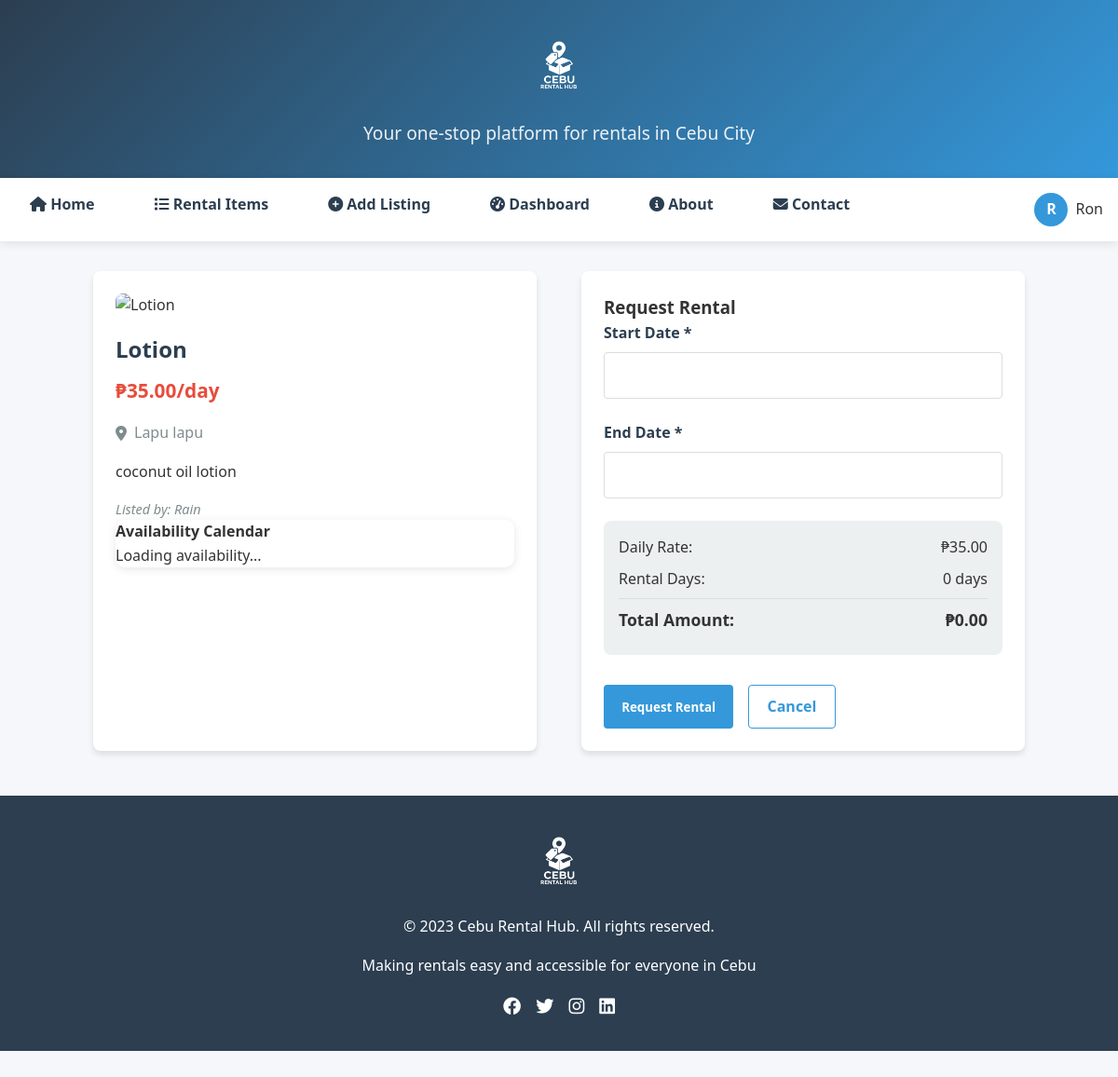
Page /rent/3 (signed in) on the committed database.
### app.py (models this page shows, shortened)
class User(UserMixin, db.Model):
    id = db.Column(db.Integer, primary_key=True)
    username = db.Column(db.String(80), unique=True, nullable=False)
    email = db.Column(db.String(120), unique=True, nullable=False)
    password = db.Column(db.String(200), nullable=False)
    phone = db.Column(db.String(20))
    created_at = db.Column(db.DateTime, default=datetime.utcnow)

class RentalItem(db.Model):
    id = db.Column(db.Integer, primary_key=True)
    title = db.Column(db.String(200), nullable=False)
    description = db.Column(db.Text, nullable=False)
    price = db.Column(db.Float, nullable=False)
    location = db.Column(db.String(100), nullable=False)
    category = db.Column(db.String(50), nullable=False)
    image_filename = db.Column(db.String(300))
    owner_id = db.Column(db.Integer, db.ForeignKey('user.id'), nullable=False)
    created_at = db.Column(db.DateTime, default=datetime.utcnow)
    is_available = db.Column(db.Boolean, default=True)
    owner = db.relationship('User', backref=db.backref('items', lazy=True))
    @property
    def image_url(self):
        if self.image_filename:
            return url_for('uploaded_file', filename=self.image_filename)
        return url_for('static', filename='images/default-item.jpg')

### app.py (the view, shortened to what this page needs)
@app.route('/rent/<int:item_id>', methods=['GET', 'POST'])
@login_required
def rent_item(item_id):
    item = RentalItem.query.get_or_404(item_id)
    available_dates = get_available_dates(item_id)
    today = datetime.now().date().isoformat()
    return render_template('rent_item.html', item=item, available_dates=available_dates, today=today)

### app.py (called while the page is built)
@app.context_processor
def utility_processor():
    return dict(get_available_dates_count=get_available_dates_count)

@login_manager.user_loader
def load_user(user_id):
    return User.query.get(int(user_id))

def get_available_dates(item_id, months=6):
    start_date = datetime.now().date()
    end_date = start_date + timedelta(days=30 * months)
    blocked_dates = BlockedDate.query.filter(
        BlockedDate.item_id == item_id,
        BlockedDate.date >= start_date,
        BlockedDate.date <= end_date
    ).all()
    blocked_dates_set = {bd.date for bd in blocked_dates}
    available_dates = []
    current_date = start_date
    while current_date <= end_date:
        if current_date not in blocked_dates_set:
            available_dates.append(current_date.isoformat())
        current_date += timedelta(days=1)
    return available_dates

### templates/rent_item.html (shortened to what this page needs)
{% extends "base.html" %}
{% block content %}
<div class="container">
    <div class="rent-item-container">
        <div class="item-preview">
            <img src="{{ item.image_url }}" alt="{{ item.title }}">
            <h2>{{ item.title }}</h2>
            <p class="item-price">₱{{ "%.2f"|format(item.price) }}/day</p>
            <p class="item-location"><i class="fas fa-map-marker-alt"></i> {{ item.location }}</p>
            <p class="item-description">{{ item.description }}</p>
            <p class="item-owner">Listed by: {{ item.owner.username }}</p>
            <div class="availability-calendar">
                <h4>Availability Calendar</h4>
                <div id="calendarPreview">
                    <p>Loading availability...</p>
                </div>
            </div>
        </div>
        <div class="rental-form-container">
            <h3>Request Rental</h3>
            <form method="POST" class="rental-form" id="rentalForm">
                <div class="form-group">
                    <label for="start_date">Start Date *</label>
                    <input type="text" id="start_date" name="start_date" required readonly>
                </div>
                <div class="form-group">
                    <label for="end_date">End Date *</label>
                    <input type="text" id="end_date" name="end_date" required readonly>
                </div>
                <div class="price-summary">
                    <div class="summary-line">
                        <span>Daily Rate:</span>
                        <span>₱{{ "%.2f"|format(item.price) }}</span>
                    </div>
                    <div class="summary-line">
                        <span>Rental Days:</span>
                        <span id="days-count">0 days</span>
                    </div>
                    <div class="summary-line total">
                        <span>Total Amount:</span>
                        <span id="total-price">₱0.00</span>
                    </div>
                </div>
                <div class="form-actions">
                    <button type="submit" class="btn btn-primary" id="submitBtn">Request Rental</button>
                    <a href="{{ url_for('items') }}" class="btn btn-outline">Cancel</a>
                </div>
            </form>
        </div>
    </div>
</div>
{% endblock %}

### templates/base.html (shortened to what this page needs)
<!DOCTYPE html>
<html lang="en">
<head>
    <link rel="stylesheet" href="{{ url_for('static', filename='css/style.css') }}">
    <link rel="stylesheet" href="https://cdnjs.cloudflare.com/ajax/libs/font-awesome/6.4.0/css/all.min.css">
</head>
<body>
    <header>
        <div class="header-content">
            <div class="logo-container">
                <img src="{{ url_for('static', filename='images/logo.png') }}" class="logo" alt="Cebu Rental Hub">
            </div>
            <p>Your one-stop platform for rentals in Cebu City</p>
        </div>
    </header>
    <nav>
        <ul>
            <li><a href="{{ url_for('index') }}" class="{% if request.endpoint == 'index' %}active{% endif %}"><i class="fas fa-home"></i> Home</a></li>
            <li><a href="{{ url_for('items') }}" class="{% if request.endpoint == 'items' %}active{% endif %}"><i class="fas fa-list"></i> Rental Items</a></li>
            {% if current_user.is_authenticated %}
            <li><a href="{{ url_for('add_item') }}" class="{% if request.endpoint == 'add_item' %}active{% endif %}"><i class="fas fa-plus-circle"></i> Add Listing</a></li>
            <li><a href="{{ url_for('dashboard') }}" class="{% if request.endpoint == 'dashboard' %}active{% endif %}"><i class="fas fa-tachometer-alt"></i> Dashboard</a></li>
            {% endif %}
            <li><a href="{{ url_for('about') }}" class="{% if request.endpoint == 'about' %}active{% endif %}"><i class="fas fa-info-circle"></i> About</a></li>
            <li><a href="{{ url_for('contact') }}" class="{% if request.endpoint == 'contact' %}active{% endif %}"><i class="fas fa-envelope"></i> Contact</a></li>
            <li class="user-actions">
                {% if current_user.is_authenticated %}
                <div class="user-profile">
                    <div class="user-avatar">{{ current_user.username[0]|upper }}</div>
                    <span>{{ current_user.username }}</span>
                </div>
                {% else %}
                <div id="userLoggedOut">
                    <a href="{{ url_for('login') }}" id="loginBtn"><i class="fas fa-sign-in-alt"></i> Login</a>
                    <a href="{{ url_for('register') }}" id="registerBtn"><i class="fas fa-user-plus"></i> Register</a>
                </div>
                {% endif %}
            </li>
        </ul>
    </nav>
    <main>
        {% block content %}{% endblock %}
    </main>
    <footer>
        <div class="logo-container">
            <img src="{{ url_for('static', filename='images/logo.png') }}" class="logo" alt="Cebu Rental Hub">
        </div>
        <p>&copy; 2023 Cebu Rental Hub. All rights reserved.</p>
        <p>Making rentals easy and accessible for everyone in Cebu</p>
        <div class="social-links">
            <a href="#"><i class="fab fa-facebook"></i></a>
            <a href="#"><i class="fab fa-twitter"></i></a>
            <a href="#"><i class="fab fa-instagram"></i></a>
            <a href="#"><i class="fab fa-linkedin"></i></a>
        </div>
    </footer>
</body>
</html>

### rows in the picture
User: username "R", username "Ron"
RentalItem: title "Lotion", price "35.00", location "Lapu lapu", description "coconut oil lotion"
User: owner.username "Rain"
